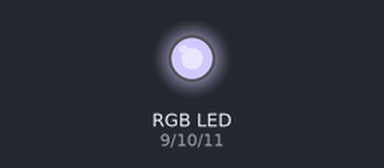
Simulated run of this sketch. Board: Arduino Uno, built with avr-gcc and run on an emulated ATmega328P. On the bench: an RGB LED mixed from three pins (HIGH = lit). Dim RGB values are drawn brighter than linear; random numbers use the default seed unless the sketch sets one.

Above: at 0.1 s.
At 4.1 s:
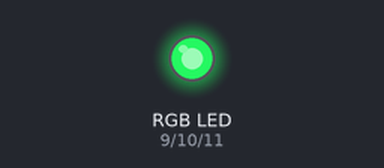
At 9.1 s:
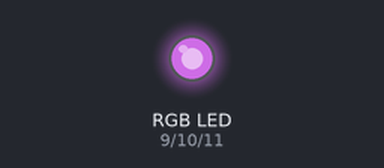
At 19.1 s:
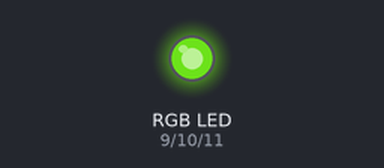
At 29.1 s:
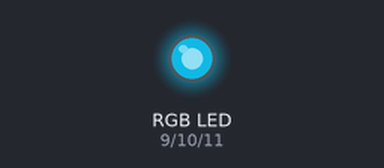
At 39.1 s:
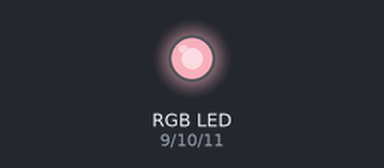
Timing chart, 0 to 40.0 s (numbered marks = the images above):
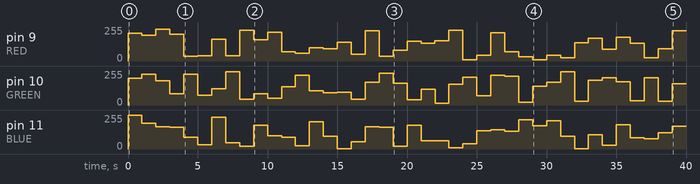

Measured:
- by itself, pin 9 (RED): 0/255 → 209/255 at 0.00 s, → 193/255 1.0 s later, → 240/255 1.0 s later, → 202/255 1.0 s later, … (40 changes in this stretch)
- by itself, pin 10 (GREEN): 0/255 → 199/255 at 0.00 s, → 231/255 1.0 s later, → 182/255 1.0 s later, → 83/255 1.0 s later, … (40 changes in this stretch)

The sketch:

test05RGB_random.ino
```cpp
#define RED 9
#define GREEN 10
#define BLUE 11
//PWM(Pulse Width Modulation)
//디지털 핀 전압의 LOW or HIGH 상태인
//시간을 조절해서 아날로그 신호를 구현.
void setup() {
  randomSeed(analogRead(0));
}
void loop() {
  analogWrite(RED,random(255));
  analogWrite(GREEN,random(255));
  analogWrite(BLUE,random(255));
  delay(1000);
}
```
